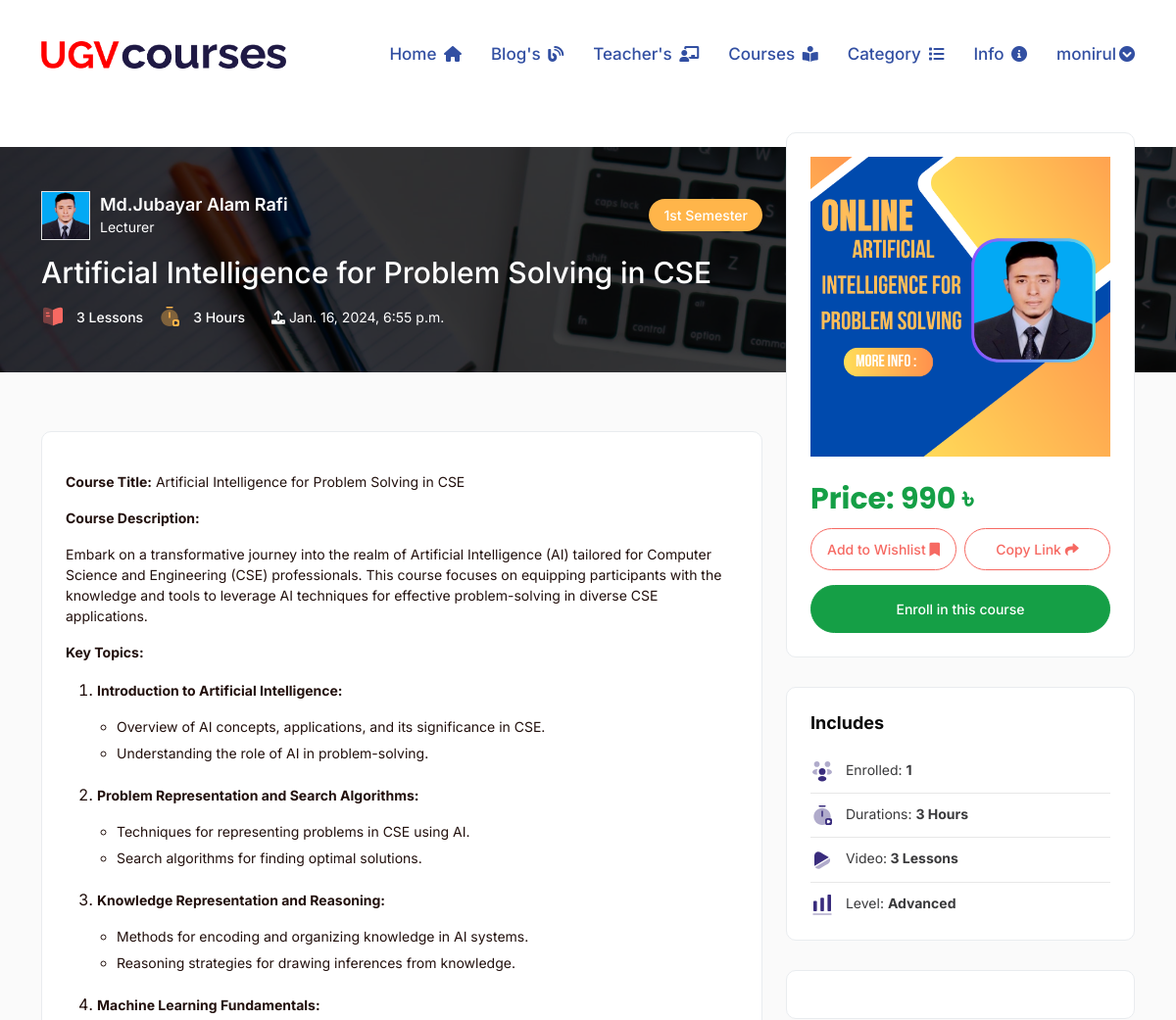
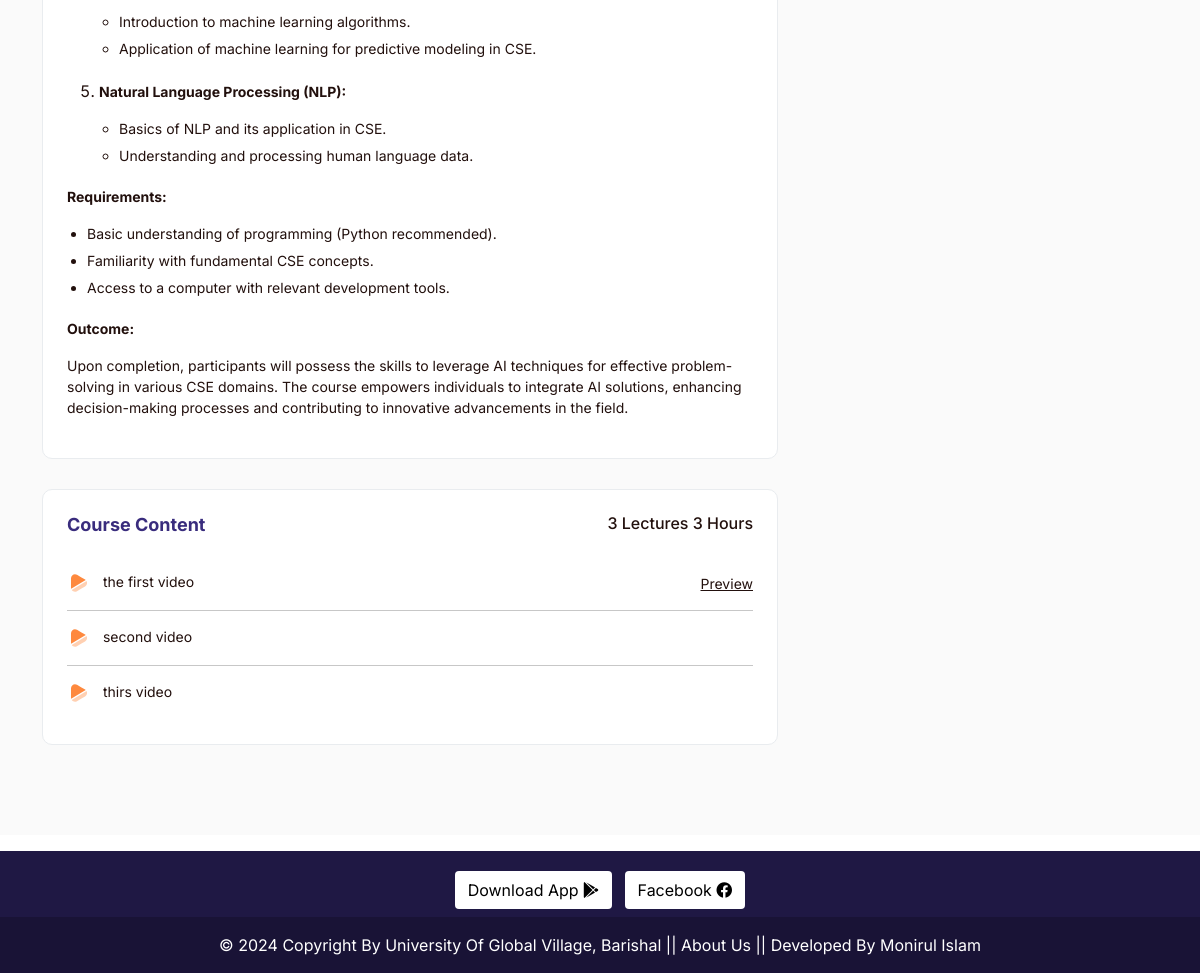
/course/artificial-intelligence-for-problem-solving-in-cse/ (signed in), run on an earlier commit of the app's database (2 pictures, top to bottom).
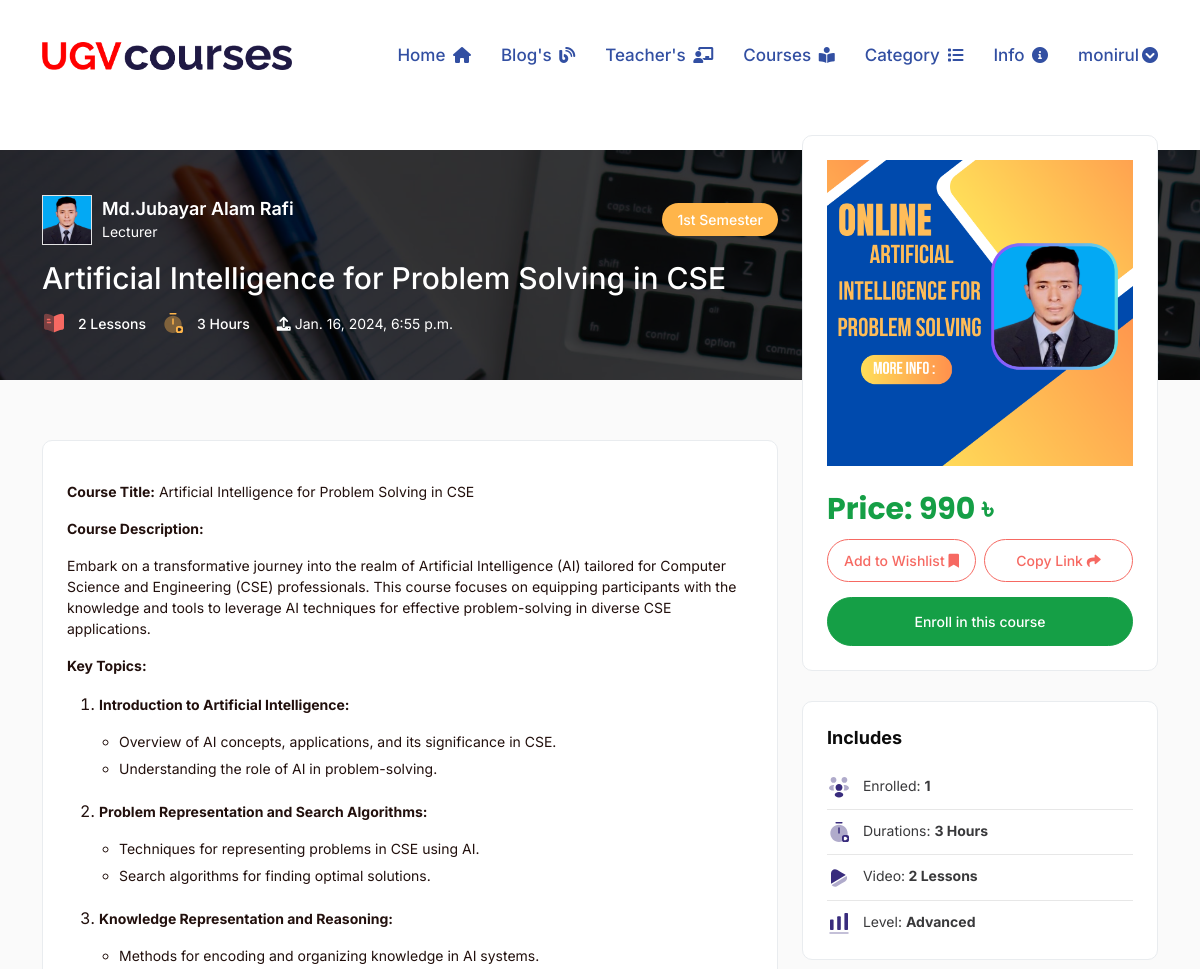
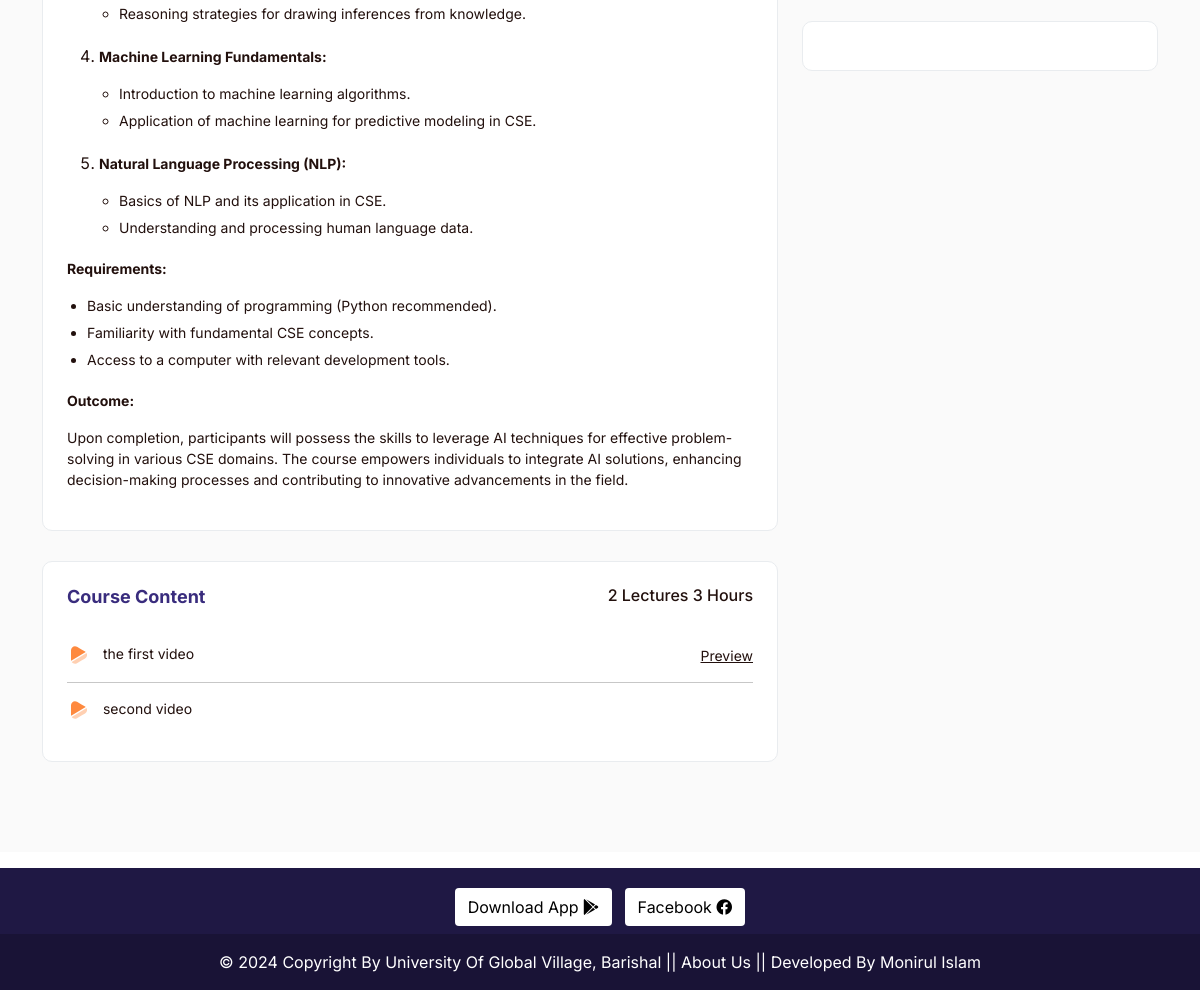
And on a later commit of the database (2 pictures, top to bottom).
### lms/models.py (models this page shows, shortened)
class Course(models.Model):
    ADVANCED = 'Advanced'
    INTERMEDIATE = 'Intermediate'
    BASIC = 'Basic'
    SKILL_CHOICES = [
        (ADVANCED,'Advanced'),
        (INTERMEDIATE,'Intermediate'),
        ( BASIC ,'Basic'),
    ]
    BANGLA = 'Bangla'
    ENGLISH = 'English'
    LANGUAGE_CHOOSE = [
        (BANGLA ,'Bangla'),
        (ENGLISH ,'English'),
    ]
    author = models.ForeignKey(Author, related_name='course_author', on_delete=models.CASCADE)
    category = models.ForeignKey(Category, related_name='course_category', on_delete=models.CASCADE)
    title = models.CharField(max_length=300, unique=True)
    slug = models.SlugField( max_length=350, null=True, blank=True)
    duration = models.PositiveIntegerField(default=0)
    skill_level = models.CharField(max_length=50, choices=SKILL_CHOICES, default=BASIC)
    language = models.CharField(max_length=20, choices=LANGUAGE_CHOOSE, default=BANGLA)
    course_details = RichTextField()
    banner = models.ImageField(upload_to='courses_banner/')
    price = models.PositiveIntegerField(default=0)
    created_date = models.DateTimeField(auto_now_add=True)

class Video(models.Model):
    course = models.ForeignKey(Course, related_name='videos', on_delete=models.CASCADE)
    title = models.CharField(max_length=150)
    is_preview = models.BooleanField(default=False)
    video_file = models.FileField(
        upload_to='course_videos/',
        validators=[FileExtensionValidator(allowed_extensions=['mp4'])]
    )
    class_file = models.FileField(
        upload_to='course_files/',
        null=True,
        blank=True,
        validators=[FileExtensionValidator(allowed_extensions=['pdf', 'docx','pptx'])]
    )
    assignment = models.FileField(
        upload_to='assignment_files/',
        null=True,
        blank=True,
        validators=[FileExtensionValidator(allowed_extensions=['pdf', 'docx','jpg'])]
    )
    quiz = models.URLField(max_length=500, null=True, blank=True)

class Author(models.Model):
    name = models.CharField(max_length=100, unique=True)
    image = models.ImageField(upload_to='author_images/')
    designation = models.CharField(max_length=150)
    phone_regex = RegexValidator(
        regex=r'^\+?1?\d{9,15}$',  # Example regex for international phone numbers
        message="Phone number must be entered in the format: '+880 1XXX NNNNNN'. Up to 15 digits allowed."
    )
    phone_number = models.CharField(validators=[phone_regex], max_length=16, blank=True, null=True)
    email =models.EmailField(max_length=50)
    slug = models.SlugField(null=True, blank=True)

class Category(models.Model):
    title = models.CharField(max_length=150, unique=True)
    slug = models.SlugField(null=True, blank=True)
    created_date = models.DateTimeField(auto_now_add=True)
    def __str__(self):
        return self.title

### lms/views.py (the view)
# urls.py: path('course/<str:slug>/', course_details, name='course_details'),
@login_required(login_url='profile')
def course_details(request, slug):
    course = Course.objects.get(slug=slug)
    enrollments = Enrollment.objects.filter(user=request.user, course=course)
    total_enroll = Enrollment.objects.filter(course=course)
    total_enrolled_students = total_enroll.count()
    context = {
        'course': course,
        'enrollments': enrollments,
        'total_enrolled_students':total_enrolled_students,
    }
    return render(request, 'course_details.html', context)

### lms/context_processors.py (called while the page is built)
def get_all_categories(request):
    categories = Category.objects.all()
    category_counts = []
    for category in categories:
        course_count = Course.objects.filter(category=category).count()
        if course_count > 0:  # Only include non-empty categories
            category_counts.append({'category': category, 'course_count': course_count})
    context = {
        "categories":categories,
        "category_counts": category_counts,
    }
    return context

### templates/course_details.html (shortened to what the changed rows need)
{% extends 'base.html' %}
{% load static %}
{% block content %}
<div class="inner-banner" style="margin-top: 150px ;">
    <div class="container">
      <div class="row">
        <div class="col-lg-8">
          <div class="instructor-wrap border-bottom-0 m-0">
            <div class="about-instructor align-items-center">
              <div class="abt-instructor-img">
                <a href="instructor-profile.html"
                  ><img
                    src="{{course.author.image.url}}"
                    alt="{{course.author.name}}"
                    class="img-fluid"
                /></a>
              </div>
              <div class="instructor-detail me-3">
                <h5><a href="instructor-profile.html">{{course.author.name}}</a></h5>
                <p>{{course.author.designation}}</p>
              </div>
            </div>
            <span class="web-badge mb-3">{{course.category}}</span>
          </div>
          <h2>{{course.title}}</h2>
          <div
            class="course-info d-flex align-items-center border-bottom-0 m-0 p-0"
          >
            <div class="cou-info">
              <img src="{% static 'assets/img/icon/icon-01.svg' %}" alt />
              <p>{{course.videos.all.count }} Lessons</p>
            </div>
            <div class="cou-info">
              <img src="{% static 'assets/img/icon/timer-icon.svg' %}" alt />
              <p>{{course.duration}} Hours</p>
            </div>
            <p><i class="fa fa-upload"></i> {{course.created_date}}</p>
          </div>
        </div>
      </div>
    </div>
  </div>
  <section class="page-content course-sec">
    <div class="container">
      <div class="row">
        <div class="col-lg-8">
          <div class="card overview-sec">
            <div class="card-body">
              <p>{{course.course_details|safe}}</p>
            </div>
          </div>
          <div class="card content-sec">
            <div class="card-body">
              <div class="row">
                <div class="col-sm-6 text-sm-end">
                  <h6>{{course.videos.all.count }} Lectures {{course.duration}} Hours</h6>
                </div>
              </div>
              <div class="course-card">
                {% if user.is_authenticated %}
                {% if enrollments.exists %}
                  {% if enrollments.first.approved %}
                    <ul>
                      {% for video in course.videos.all %}
                        <li>
                          <p>
                            <img src="{% static 'assets/img/icon/play.svg' %}" alt class="me-2" />
                            {{ video.title }}
                          </p>
                          <div>
                            <a href="{% url 'dashboard' %}" title="Go To your Enrolled Course " class="video-watch">Go to dashboard</a>
                          </div>
                        </li>
                      {% endfor %}
                    </ul>
                  {% else %}
                    <p>Your enrollment is pending approval. Please wait for approval to access the videos.</p>
                  {% endif %}
                {% else %}
                  <ul>
                    {% for video in course.videos.all %}
                      <li>
                        <p>
                          <img src="{% static 'assets/img/icon/play.svg' %}" alt class="me-2" />
                          {{ video.title }}
                        </p>
                        {% if video.is_preview %}
                          <div>
                            <a href="javascript:;" class="video-preview" data-src="{{ video.video_file.url }}">Preview</a>
                          </div>
                        {% endif %}
                      </li>
                    {% endfor %}
                  </ul>
                {% endif %}
              {% endif %}
              </div>
            </div>
          </div>
        </div>
        <div class="col-lg-4">
          <div class="sidebar-sec">
            <div class="video-sec vid-bg">
              <div class="card">
                <div class="card-body">
                  <a>
                     <img class src="{{course.banner.url}}" alt="{{course.title}}" />
                  </a>
                  <div class="video-details">
                    <div class="course-fee">
                      <h2>Price: {{ course.price|default:"Free" }} &#2547; </h2>
                    </div>
                  </div>
                </div>
              </div>
            </div>
            <div class="card feature-sec">
              <div class="card-body">
                <ul>
                  <li>
                    <img src="{% static 'assets/img/icon/timer.svg' %}" class="me-2" alt />
                    Durations: <span>{{course.duration}} Hours</span>
                  </li>
                  <li>
                    <img src="{% static 'assets/img/icon/video.svg' %}" class="me-2" alt />
                    Video:<span> {{course.videos.all.count }} Lessons</span>
                  </li>
                  <li>
                    <img src="{% static 'assets/img/icon/chart.svg' %}" class="me-2" alt />
                    Level: <span>{{course.skill_level}}</span>
                  </li>
                </ul>
              </div>
            </div>
          </div>
        </div>
      </div>
    </div>
  </section>
{% endblock content %}

What changed in the data, as far as the page shows it:
removed Video: title "thirs video"
computed for Course "Artificial Intelligence for Problem Solving in CSE": videos.all.count "3" → "2"
